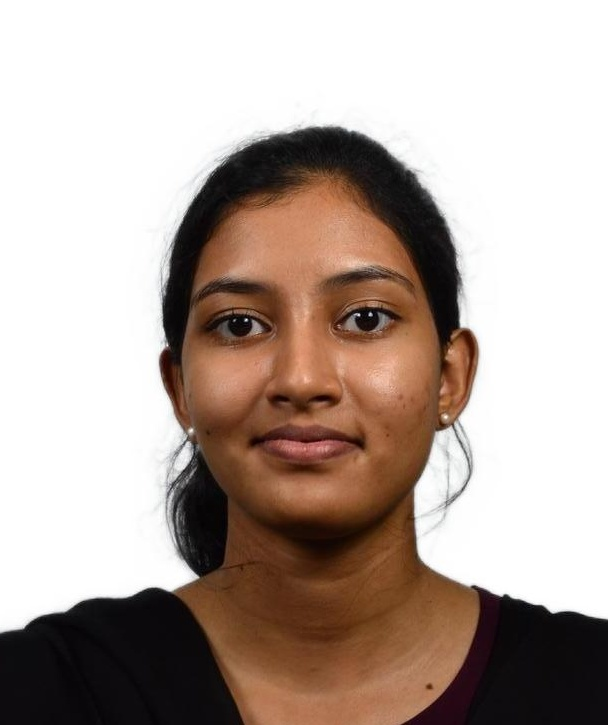
#> input picture sona.jpg, 608 x 725 px
$ jupyter execute image.ipynb
#> lines starting #> are read from the running program, lines starting #| are printed output that depends on the picture
[cell 1]
import cv2
import matplotlib.pyplot as plt

# Read the image
original_image = cv2.imread("sona.jpg")
#> original_image is the input picture: shape (725, 608, 3); mean B, G, R 160, 168, 182.7

# Convert the image to grayscale
grayscale_image = cv2.cvtColor(original_image, cv2.COLOR_BGR2GRAY)
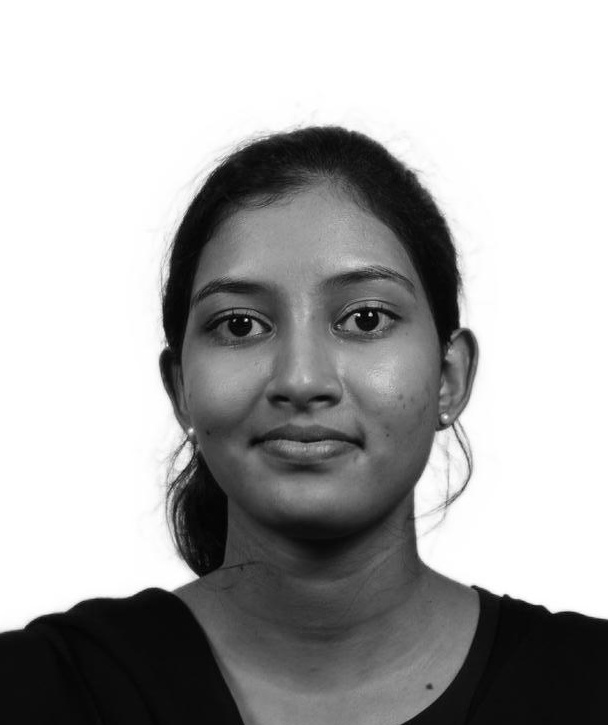
#> grayscale_image: shape (725, 608); min 0, max 255, mean 171.5

# Calculate the histogram for the original image
hist_original = cv2.calcHist([original_image], [0], None, [150], [0, 150])
#> hist_original = 150 values, max 12856 at index 14, min 61 at index 146, mean 1303.6

# Calculate the histogram for the grayscale image
hist_gray = cv2.calcHist([grayscale_image], [0], None, [150], [0, 150])
#> hist_gray = 150 values, max 13863 at index 12, min 4 at index 0, mean 1215

# Plot the images
plt.figure(figsize=(20, 20))
plt.subplot(441), plt.imshow(cv2.cvtColor(original_image, cv2.COLOR_BGR2RGB)), plt.axis('off'), plt.title('Original', size=20)
plt.subplot(442), plt.imshow(grayscale_image, cmap='gray'), plt.axis('off'), plt.title('Grayscale', size=20)

# Plot the histograms
plt.subplot(443), plt.hist(hist_original.ravel(), bins=256, color='blue'), plt.title('Histogram of Original Image')
plt.subplot(444), plt.hist(hist_gray.ravel(), bins=256, color='green'), plt.title('Histogram of Grayscale Image')

plt.show()
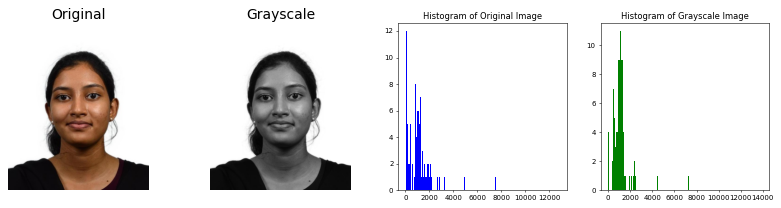
#> figure drawn by matplotlib, 4 panels; panel 3: tallest bar 12 high, from x = 61 to 111
